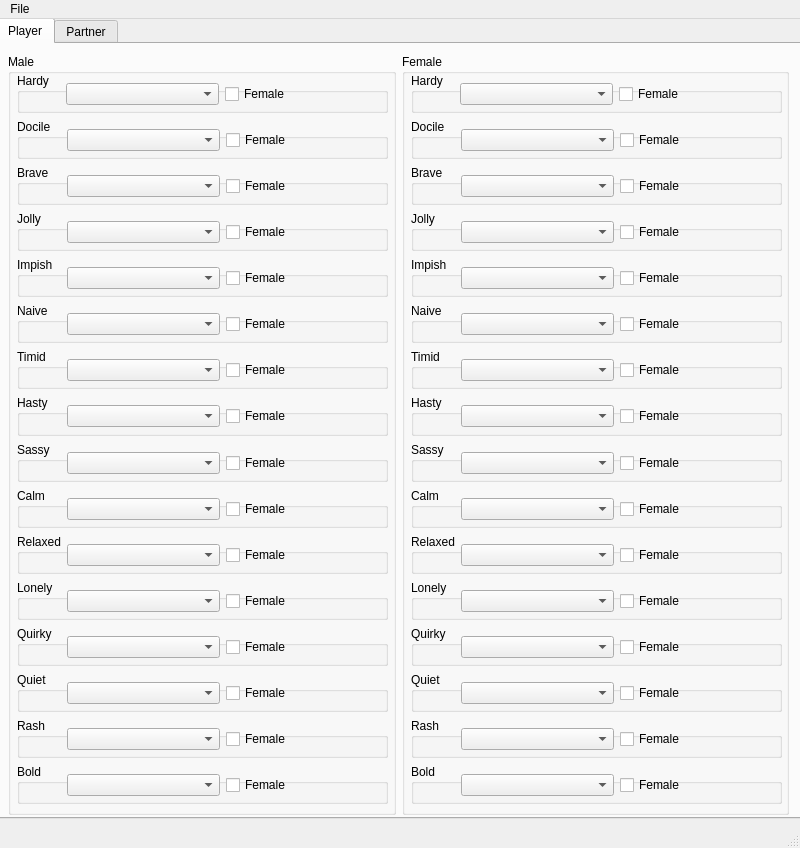
<?xml version="1.0" encoding="UTF-8"?>
<ui version="4.0">
 <class>MainWindow</class>
 <widget class="QMainWindow" name="MainWindow">
  <property name="geometry">
   <rect>
    <x>0</x>
    <y>0</y>
    <width>800</width>
    <height>848</height>
   </rect>
  </property>
  <property name="windowTitle">
   <string>PMD Sky Starter Editor</string>
  </property>
  <widget class="QWidget" name="centralwidget">
   <widget class="QTabWidget" name="tabWidget">
    <property name="geometry">
     <rect>
      <x>-4</x>
      <y>-1</y>
      <width>811</width>
      <height>801</height>
     </rect>
    </property>
    <property name="currentIndex">
     <number>0</number>
    </property>
    <widget class="QWidget" name="tab1">
     <attribute name="title">
      <string>Player</string>
     </attribute>
     <widget class="QWidget" name="horizontalLayoutWidget_2">
      <property name="geometry">
       <rect>
        <x>10</x>
        <y>10</y>
        <width>781</width>
        <height>761</height>
       </rect>
      </property>
      <layout class="QHBoxLayout" name="horizontalLayout_3">
       <item>
        <widget class="QGroupBox" name="groupBox">
         <property name="title">
          <string>Male</string>
         </property>
         <widget class="QWidget" name="verticalLayoutWidget">
          <property name="geometry">
           <rect>
            <x>9</x>
            <y>19</y>
            <width>371</width>
            <height>731</height>
           </rect>
          </property>
          <layout class="QVBoxLayout" name="verticalLayout_4">
           <item>
            <widget class="QGroupBox" name="groupBox_14">
             <property name="title">
              <string>Hardy</string>
             </property>
             <widget class="QWidget" name="horizontalLayoutWidget">
              <property name="geometry">
               <rect>
                <x>49</x>
                <y>10</y>
                <width>311</width>
                <height>22</height>
               </rect>
              </property>
              <layout class="QHBoxLayout" name="horizontalLayout_2">
               <item>
                <widget class="QComboBox" name="PlayerMaleCombo1"/>
               </item>
               <item>
                <widget class="QCheckBox" name="PlayerMaleCheck1">
                 <property name="text">
                  <string>Female</string>
                 </property>
                </widget>
               </item>
              </layout>
             </widget>
            </widget>
           </item>
           <item>
            <widget class="QGroupBox" name="groupBox_15">
             <property name="title">
              <string>Docile</string>
             </property>
             <widget class="QWidget" name="horizontalLayoutWidget_3">
              <property name="geometry">
               <rect>
                <x>50</x>
                <y>10</y>
                <width>311</width>
                <height>22</height>
               </rect>
              </property>
              <layout class="QHBoxLayout" name="horizontalLayout_5">
               <item>
                <widget class="QComboBox" name="PlayerMaleCombo2"/>
               </item>
               <item>
                <widget class="QCheckBox" name="PlayerMaleCheck2">
                 <property name="text">
                  <string>Female</string>
                 </property>
                </widget>
               </item>
              </layout>
             </widget>
            </widget>
           </item>
           <item>
            <widget class="QGroupBox" name="groupBox_13">
             <property name="title">
              <string>Brave</string>
             </property>
             <widget class="QWidget" name="horizontalLayoutWidget_4">
              <property name="geometry">
               <rect>
                <x>50</x>
                <y>10</y>
                <width>311</width>
                <height>22</height>
               </rect>
              </property>
              <layout class="QHBoxLayout" name="horizontalLayout_6">
               <item>
                <widget class="QComboBox" name="PlayerMaleCombo3"/>
               </item>
               <item>
                <widget class="QCheckBox" name="PlayerMaleCheck3">
                 <property name="text">
                  <string>Female</string>
                 </property>
                </widget>
               </item>
              </layout>
             </widget>
            </widget>
           </item>
           <item>
            <widget class="QGroupBox" name="groupBox_12">
             <property name="title">
              <string>Jolly</string>
             </property>
             <widget class="QWidget" name="horizontalLayoutWidget_5">
              <property name="geometry">
               <rect>
                <x>50</x>
                <y>10</y>
                <width>311</width>
                <height>22</height>
               </rect>
              </property>
              <layout class="QHBoxLayout" name="horizontalLayout_7">
               <item>
                <widget class="QComboBox" name="PlayerMaleCombo4"/>
               </item>
               <item>
                <widget class="QCheckBox" name="PlayerMaleCheck4">
                 <property name="text">
                  <string>Female</string>
                 </property>
                </widget>
               </item>
              </layout>
             </widget>
            </widget>
           </item>
           <item>
            <widget class="QGroupBox" name="groupBox_11">
             <property name="title">
              <string>Impish</string>
             </property>
             <widget class="QWidget" name="horizontalLayoutWidget_6">
              <property name="geometry">
               <rect>
                <x>50</x>
                <y>10</y>
                <width>311</width>
                <height>22</height>
               </rect>
              </property>
              <layout class="QHBoxLayout" name="horizontalLayout_8">
               <item>
                <widget class="QComboBox" name="PlayerMaleCombo5"/>
               </item>
               <item>
                <widget class="QCheckBox" name="PlayerMaleCheck5">
                 <property name="text">
                  <string>Female</string>
                 </property>
                </widget>
               </item>
              </layout>
             </widget>
            </widget>
           </item>
           <item>
            <widget class="QGroupBox" name="groupBox_16">
             <property name="title">
              <string>Naive</string>
             </property>
             <widget class="QWidget" name="horizontalLayoutWidget_7">
              <property name="geometry">
               <rect>
                <x>50</x>
                <y>10</y>
                <width>311</width>
                <height>22</height>
               </rect>
              </property>
              <layout class="QHBoxLayout" name="horizontalLayout_9">
               <item>
                <widget class="QComboBox" name="PlayerMaleCombo6"/>
               </item>
               <item>
                <widget class="QCheckBox" name="PlayerMaleCheck6">
                 <property name="text">
                  <string>Female</string>
                 </property>
                </widget>
               </item>
              </layout>
             </widget>
            </widget>
           </item>
           <item>
            <widget class="QGroupBox" name="groupBox_3">
             <property name="title">
              <string>Timid</string>
             </property>
             <widget class="QWidget" name="horizontalLayoutWidget_8">
              <property name="geometry">
               <rect>
                <x>50</x>
                <y>10</y>
                <width>311</width>
                <height>22</height>
               </rect>
              </property>
              <layout class="QHBoxLayout" name="horizontalLayout_10">
               <item>
                <widget class="QComboBox" name="PlayerMaleCombo7"/>
               </item>
               <item>
                <widget class="QCheckBox" name="PlayerMaleCheck7">
                 <property name="text">
                  <string>Female</string>
                 </property>
                </widget>
               </item>
              </layout>
             </widget>
            </widget>
           </item>
           <item>
            <widget class="QGroupBox" name="groupBox_4">
             <property name="title">
              <string>Hasty</string>
             </property>
             <widget class="QWidget" name="horizontalLayoutWidget_9">
              <property name="geometry">
               <rect>
                <x>50</x>
                <y>10</y>
                <width>311</width>
                <height>22</height>
               </rect>
              </property>
              <layout class="QHBoxLayout" name="horizontalLayout_11">
               <item>
                <widget class="QComboBox" name="PlayerMaleCombo8"/>
               </item>
               <item>
                <widget class="QCheckBox" name="PlayerMaleCheck8">
                 <property name="text">
                  <string>Female</string>
                 </property>
                </widget>
               </item>
              </layout>
             </widget>
            </widget>
           </item>
           <item>
            <widget class="QGroupBox" name="groupBox_17">
             <property name="title">
              <string>Sassy</string>
             </property>
             <widget class="QWidget" name="horizontalLayoutWidget_10">
              <property name="geometry">
               <rect>
                <x>50</x>
                <y>10</y>
                <width>311</width>
                <height>22</height>
               </rect>
              </property>
              <layout class="QHBoxLayout" name="horizontalLayout_12">
               <item>
                <widget class="QComboBox" name="PlayerMaleCombo9"/>
               </item>
               <item>
                <widget class="QCheckBox" name="PlayerMaleCheck9">
                 <property name="text">
                  <string>Female</string>
                 </property>
                </widget>
               </item>
              </layout>
             </widget>
            </widget>
           </item>
           <item>
            <widget class="QGroupBox" name="groupBox_5">
             <property name="title">
              <string>Calm</string>
             </property>
             <widget class="QWidget" name="horizontalLayoutWidget_11">
              <property name="geometry">
               <rect>
                <x>50</x>
                <y>10</y>
                <width>311</width>
                <height>22</height>
               </rect>
              </property>
              <layout class="QHBoxLayout" name="horizontalLayout_13">
               <item>
                <widget class="QComboBox" name="PlayerMaleCombo10"/>
               </item>
               <item>
                <widget class="QCheckBox" name="PlayerMaleCheck10">
                 <property name="text">
                  <string>Female</string>
                 </property>
                </widget>
               </item>
              </layout>
             </widget>
            </widget>
           </item>
           <item>
            <widget class="QGroupBox" name="groupBox_6">
             <property name="title">
              <string>Relaxed</string>
             </property>
             <widget class="QWidget" name="horizontalLayoutWidget_12">
              <property name="geometry">
               <rect>
                <x>50</x>
                <y>10</y>
                <width>311</width>
                <height>22</height>
               </rect>
              </property>
              <layout class="QHBoxLayout" name="horizontalLayout_14">
               <item>
                <widget class="QComboBox" name="PlayerMaleCombo11"/>
               </item>
               <item>
                <widget class="QCheckBox" name="PlayerMaleCheck11">
                 <property name="text">
                  <string>Female</string>
                 </property>
                </widget>
               </item>
              </layout>
             </widget>
            </widget>
           </item>
           <item>
            <widget class="QGroupBox" name="groupBox_18">
             <property name="title">
              <string>Lonely</string>
             </property>
             <widget class="QWidget" name="horizontalLayoutWidget_13">
              <property name="geometry">
               <rect>
                <x>50</x>
                <y>10</y>
                <width>311</width>
                <height>22</height>
               </rect>
              </property>
              <layout class="QHBoxLayout" name="horizontalLayout_15">
               <item>
                <widget class="QComboBox" name="PlayerMaleCombo12"/>
               </item>
               <item>
                <widget class="QCheckBox" name="PlayerMaleCheck12">
                 <property name="text">
                  <string>Female</string>
                 </property>
                </widget>
               </item>
              </layout>
             </widget>
            </widget>
           </item>
           <item>
            <widget class="QGroupBox" name="groupBox_7">
             <property name="title">
              <string>Quirky</string>
             </property>
             <widget class="QWidget" name="horizontalLayoutWidget_14">
              <property name="geometry">
               <rect>
                <x>50</x>
                <y>10</y>
                <width>311</width>
                <height>22</height>
               </rect>
              </property>
              <layout class="QHBoxLayout" name="horizontalLayout_16">
               <item>
                <widget class="QComboBox" name="PlayerMaleCombo13"/>
               </item>
               <item>
                <widget class="QCheckBox" name="PlayerMaleCheck13">
                 <property name="text">
                  <string>Female</string>
                 </property>
                </widget>
               </item>
              </layout>
             </widget>
            </widget>
           </item>
           <item>
            <widget class="QGroupBox" name="groupBox_8">
             <property name="title">
              <string>Quiet</string>
             </property>
             <widget class="QWidget" name="horizontalLayoutWidget_15">
              <property name="geometry">
               <rect>
                <x>50</x>
                <y>10</y>
                <width>311</width>
                <height>22</height>
               </rect>
              </property>
              <layout class="QHBoxLayout" name="horizontalLayout_17">
               <item>
                <widget class="QComboBox" name="PlayerMaleCombo14"/>
               </item>
               <item>
                <widget class="QCheckBox" name="PlayerMaleCheck14">
                 <property name="text">
                  <string>Female</string>
                 </property>
                </widget>
               </item>
              </layout>
             </widget>
            </widget>
           </item>
           <item>
            <widget class="QGroupBox" name="groupBox_9">
             <property name="title">
              <string>Rash</string>
             </property>
             <widget class="QWidget" name="horizontalLayoutWidget_16">
              <property name="geometry">
               <rect>
                <x>50</x>
                <y>10</y>
                <width>311</width>
                <height>22</height>
               </rect>
              </property>
              <layout class="QHBoxLayout" name="horizontalLayout_18">
               <item>
                <widget class="QComboBox" name="PlayerMaleCombo15"/>
               </item>
               <item>
                <widget class="QCheckBox" name="PlayerMaleCheck15">
                 <property name="text">
                  <string>Female</string>
                 </property>
                </widget>
               </item>
              </layout>
             </widget>
            </widget>
           </item>
           <item>
            <widget class="QGroupBox" name="groupBox_10">
             <property name="title">
              <string>Bold</string>
             </property>
             <widget class="QWidget" name="horizontalLayoutWidget_17">
              <property name="geometry">
               <rect>
                <x>50</x>
                <y>10</y>
                <width>311</width>
                <height>22</height>
               </rect>
              </property>
              <layout class="QHBoxLayout" name="horizontalLayout_19">
               <item>
                <widget class="QComboBox" name="PlayerMaleCombo16"/>
               </item>
               <item>
                <widget class="QCheckBox" name="PlayerMaleCheck16">
                 <property name="text">
                  <string>Female</string>
                 </property>
                </widget>
               </item>
              </layout>
             </widget>
            </widget>
           </item>
          </layout>
         </widget>
        </widget>
       </item>
       <item>
        <widget class="QGroupBox" name="groupBox_2">
         <property name="title">
          <string>Female</string>
         </property>
         <widget class="QWidget" name="verticalLayoutWidget_2">
          <property name="geometry">
           <rect>
            <x>9</x>
            <y>19</y>
            <width>371</width>
            <height>731</height>
           </rect>
          </property>
          <layout class="QVBoxLayout" name="verticalLayout_5">
           <item>
            <widget class="QGroupBox" name="groupBox_19">
             <property name="title">
              <string>Hardy</string>
             </property>
             <widget class="QWidget" name="horizontalLayoutWidget_18">
              <property name="geometry">
               <rect>
                <x>49</x>
                <y>10</y>
                <width>311</width>
                <height>22</height>
               </rect>
              </property>
              <layout class="QHBoxLayout" name="horizontalLayout_20">
               <item>
                <widget class="QComboBox" name="PlayerFemaleCombo1"/>
               </item>
               <item>
                <widget class="QCheckBox" name="PlayerFemaleCheck1">
                 <property name="text">
                  <string>Female</string>
                 </property>
                </widget>
               </item>
              </layout>
             </widget>
            </widget>
           </item>
           <item>
            <widget class="QGroupBox" name="groupBox_20">
             <property name="title">
              <string>Docile</string>
             </property>
             <widget class="QWidget" name="horizontalLayoutWidget_19">
              <property name="geometry">
               <rect>
                <x>50</x>
                <y>10</y>
                <width>311</width>
                <height>22</height>
               </rect>
              </property>
              <layout class="QHBoxLayout" name="horizontalLayout_21">
               <item>
                <widget class="QComboBox" name="PlayerFemaleCombo2"/>
               </item>
               <item>
                <widget class="QCheckBox" name="PlayerFemaleCheck2">
                 <property name="text">
                  <string>Female</string>
                 </property>
                </widget>
               </item>
              </layout>
             </widget>
            </widget>
           </item>
           <item>
            <widget class="QGroupBox" name="groupBox_21">
             <property name="title">
              <string>Brave</string>
             </property>
             <widget class="QWidget" name="horizontalLayoutWidget_20">
              <property name="geometry">
               <rect>
                <x>50</x>
                <y>10</y>
                <width>311</width>
                <height>22</height>
               </rect>
              </property>
              <layout class="QHBoxLayout" name="horizontalLayout_22">
               <item>
                <widget class="QComboBox" name="PlayerFemaleCombo3"/>
               </item>
               <item>
                <widget class="QCheckBox" name="PlayerFemaleCheck3">
                 <property name="text">
                  <string>Female</string>
                 </property>
                </widget>
               </item>
              </layout>
             </widget>
            </widget>
           </item>
           <item>
            <widget class="QGroupBox" name="groupBox_22">
             <property name="title">
              <string>Jolly</string>
             </property>
             <widget class="QWidget" name="horizontalLayoutWidget_21">
              <property name="geometry">
               <rect>
                <x>50</x>
                <y>10</y>
                <width>311</width>
                <height>22</height>
               </rect>
              </property>
              <layout class="QHBoxLayout" name="horizontalLayout_23">
               <item>
                <widget class="QComboBox" name="PlayerFemaleCombo4"/>
               </item>
               <item>
                <widget class="QCheckBox" name="PlayerFemaleCheck4">
                 <property name="text">
                  <string>Female</string>
                 </property>
                </widget>
               </item>
              </layout>
             </widget>
            </widget>
           </item>
           <item>
            <widget class="QGroupBox" name="groupBox_23">
             <property name="title">
              <string>Impish</string>
             </property>
             <widget class="QWidget" name="horizontalLayoutWidget_22">
              <property name="geometry">
               <rect>
                <x>50</x>
                <y>10</y>
                <width>311</width>
                <height>22</height>
               </rect>
              </property>
              <layout class="QHBoxLayout" name="horizontalLayout_24">
               <item>
                <widget class="QComboBox" name="PlayerFemaleCombo5"/>
               </item>
               <item>
                <widget class="QCheckBox" name="PlayerFemaleCheck5">
                 <property name="text">
                  <string>Female</string>
                 </property>
                </widget>
               </item>
              </layout>
             </widget>
            </widget>
           </item>
           <item>
            <widget class="QGroupBox" name="groupBox_24">
             <property name="title">
              <string>Naive</string>
             </property>
             <widget class="QWidget" name="horizontalLayoutWidget_23">
              <property name="geometry">
               <rect>
                <x>50</x>
                <y>10</y>
                <width>311</width>
                <height>22</height>
               </rect>
              </property>
              <layout class="QHBoxLayout" name="horizontalLayout_25">
               <item>
                <widget class="QComboBox" name="PlayerFemaleCombo6"/>
               </item>
               <item>
                <widget class="QCheckBox" name="PlayerFemaleCheck6">
                 <property name="text">
                  <string>Female</string>
                 </property>
                </widget>
               </item>
              </layout>
             </widget>
            </widget>
           </item>
           <item>
            <widget class="QGroupBox" name="groupBox_25">
             <property name="title">
              <string>Timid</string>
             </property>
             <widget class="QWidget" name="horizontalLayoutWidget_24">
              <property name="geometry">
               <rect>
                <x>50</x>
                <y>10</y>
                <width>311</width>
                <height>22</height>
               </rect>
              </property>
              <layout class="QHBoxLayout" name="horizontalLayout_26">
               <item>
                <widget class="QComboBox" name="PlayerFemaleCombo7"/>
               </item>
               <item>
                <widget class="QCheckBox" name="PlayerFemaleCheck7">
                 <property name="text">
                  <string>Female</string>
                 </property>
                </widget>
               </item>
              </layout>
             </widget>
            </widget>
           </item>
           <item>
            <widget class="QGroupBox" name="groupBox_26">
             <property name="title">
              <string>Hasty</string>
             </property>
             <widget class="QWidget" name="horizontalLayoutWidget_25">
              <property name="geometry">
               <rect>
                <x>50</x>
                <y>10</y>
                <width>311</width>
                <height>22</height>
               </rect>
              </property>
              <layout class="QHBoxLayout" name="horizontalLayout_27">
               <item>
                <widget class="QComboBox" name="PlayerFemaleCombo8"/>
               </item>
               <item>
                <widget class="QCheckBox" name="PlayerFemaleCheck8">
                 <property name="text">
                  <string>Female</string>
                 </property>
                </widget>
               </item>
              </layout>
             </widget>
            </widget>
           </item>
           <item>
            <widget class="QGroupBox" name="groupBox_27">
             <property name="title">
              <string>Sassy</string>
             </property>
             <widget class="QWidget" name="horizontalLayoutWidget_26">
              <property name="geometry">
               <rect>
                <x>50</x>
                <y>10</y>
                <width>311</width>
                <height>22</height>
               </rect>
              </property>
              <layout class="QHBoxLayout" name="horizontalLayout_28">
               <item>
                <widget class="QComboBox" name="PlayerFemaleCombo9"/>
               </item>
               <item>
                <widget class="QCheckBox" name="PlayerFemaleCheck9">
                 <property name="text">
                  <string>Female</string>
                 </property>
                </widget>
               </item>
              </layout>
             </widget>
            </widget>
           </item>
           <item>
            <widget class="QGroupBox" name="groupBox_28">
             <property name="title">
              <string>Calm</string>
             </property>
             <widget class="QWidget" name="horizontalLayoutWidget_27">
              <property name="geometry">
               <rect>
                <x>50</x>
                <y>10</y>
                <width>311</width>
                <height>22</height>
               </rect>
              </property>
              <layout class="QHBoxLayout" name="horizontalLayout_29">
               <item>
                <widget class="QComboBox" name="PlayerFemaleCombo10"/>
               </item>
               <item>
                <widget class="QCheckBox" name="PlayerFemaleCheck10">
                 <property name="text">
                  <string>Female</string>
                 </property>
                </widget>
               </item>
              </layout>
             </widget>
            </widget>
           </item>
           <item>
            <widget class="QGroupBox" name="groupBox_29">
             <property name="title">
              <string>Relaxed</string>
             </property>
             <widget class="QWidget" name="horizontalLayoutWidget_28">
              <property name="geometry">
               <rect>
                <x>50</x>
                <y>10</y>
                <width>311</width>
                <height>22</height>
               </rect>
              </property>
              <layout class="QHBoxLayout" name="horizontalLayout_30">
               <item>
                <widget class="QComboBox" name="PlayerFemaleCombo11"/>
               </item>
               <item>
                <widget class="QCheckBox" name="PlayerFemaleCheck11">
                 <property name="text">
                  <string>Female</string>
                 </property>
                </widget>
               </item>
              </layout>
             </widget>
            </widget>
           </item>
           <item>
            <widget class="QGroupBox" name="groupBox_30">
             <property name="title">
              <string>Lonely</string>
             </property>
             <widget class="QWidget" name="horizontalLayoutWidget_29">
              <property name="geometry">
               <rect>
                <x>50</x>
                <y>10</y>
                <width>311</width>
                <height>22</height>
               </rect>
              </property>
              <layout class="QHBoxLayout" name="horizontalLayout_31">
               <item>
                <widget class="QComboBox" name="PlayerFemaleCombo12"/>
               </item>
               <item>
                <widget class="QCheckBox" name="PlayerFemaleCheck12">
                 <property name="text">
                  <string>Female</string>
                 </property>
                </widget>
               </item>
              </layout>
             </widget>
            </widget>
           </item>
           <item>
            <widget class="QGroupBox" name="groupBox_31">
             <property name="title">
              <string>Quirky</string>
             </property>
             <widget class="QWidget" name="horizontalLayoutWidget_30">
              <property name="geometry">
               <rect>
                <x>50</x>
                <y>10</y>
                <width>311</width>
                <height>22</height>
               </rect>
              </property>
              <layout class="QHBoxLayout" name="horizontalLayout_32">
               <item>
                <widget class="QComboBox" name="PlayerFemaleCombo13"/>
               </item>
               <item>
                <widget class="QCheckBox" name="PlayerFemaleCheck13">
                 <property name="text">
                  <string>Female</string>
                 </property>
                </widget>
               </item>
              </layout>
             </widget>
            </widget>
           </item>
           <item>
            <widget class="QGroupBox" name="groupBox_32">
             <property name="title">
              <string>Quiet</string>
             </property>
             <widget class="QWidget" name="horizontalLayoutWidget_31">
              <property name="geometry">
               <rect>
                <x>50</x>
                <y>10</y>
                <width>311</width>
                <height>22</height>
               </rect>
              </property>
              <layout class="QHBoxLayout" name="horizontalLayout_33">
               <item>
                <widget class="QComboBox" name="PlayerFemaleCombo14"/>
               </item>
               <item>
                <widget class="QCheckBox" name="PlayerFemaleCheck14">
                 <property name="text">
                  <string>Female</string>
                 </property>
                </widget>
               </item>
              </layout>
             </widget>
            </widget>
           </item>
           <item>
            <widget class="QGroupBox" name="groupBox_33">
             <property name="title">
              <string>Rash</string>
             </property>
             <widget class="QWidget" name="horizontalLayoutWidget_32">
              <property name="geometry">
               <rect>
                <x>50</x>
                <y>10</y>
                <width>311</width>
                <height>22</height>
               </rect>
              </property>
              <layout class="QHBoxLayout" name="horizontalLayout_34">
               <item>
                <widget class="QComboBox" name="PlayerFemaleCombo15"/>
               </item>
               <item>
                <widget class="QCheckBox" name="PlayerFemaleCheck15">
                 <property name="text">
                  <string>Female</string>
                 </property>
                </widget>
               </item>
              </layout>
             </widget>
            </widget>
           </item>
           <item>
            <widget class="QGroupBox" name="groupBox_34">
             <property name="title">
              <string>Bold</string>
             </property>
             <widget class="QWidget" name="horizontalLayoutWidget_33">
              <property name="geometry">
               <rect>
                <x>50</x>
                <y>10</y>
                <width>311</width>
                <height>22</height>
               </rect>
              </property>
              <layout class="QHBoxLayout" name="horizontalLayout_35">
               <item>
                <widget class="QComboBox" name="PlayerFemaleCombo16"/>
               </item>
               <item>
                <widget class="QCheckBox" name="PlayerFemaleCheck16">
                 <property name="text">
                  <string>Female</string>
                 </property>
                </widget>
               </item>
              </layout>
             </widget>
            </widget>
           </item>
          </layout>
         </widget>
        </widget>
       </item>
      </layout>
     </widget>
    </widget>
    <widget class="QWidget" name="tab2">
     <attribute name="title">
      <string>Partner</string>
     </attribute>
     <widget class="QWidget" name="gridLayoutWidget">
      <property name="geometry">
       <rect>
        <x>90</x>
        <y>10</y>
        <width>701</width>
        <height>751</height>
       </rect>
      </property>
      <layout class="QGridLayout" name="gridLayout">
       <item row="3" column="0">
        <widget class="QComboBox" name="PartnerCombo4"/>
       </item>
       <item row="6" column="0">
        <widget class="QComboBox" name="PartnerCombo7"/>
       </item>
       <item row="1" column="0">
        <widget class="QComboBox" name="PartnerCombo2"/>
       </item>
       <item row="2" column="0">
        <widget class="QComboBox" name="PartnerCombo3"/>
       </item>
       <item row="4" column="0">
        <widget class="QComboBox" name="PartnerCombo5"/>
       </item>
       <item row="7" column="0">
        <widget class="QComboBox" name="PartnerCombo8"/>
       </item>
       <item row="0" column="0">
        <widget class="QComboBox" name="PartnerCombo1"/>
       </item>
       <item row="8" column="0">
        <widget class="QComboBox" name="PartnerCombo9"/>
       </item>
       <item row="0" column="1">
        <widget class="QCheckBox" name="PartnerCheck1">
         <property name="text">
          <string>Female</string>
         </property>
        </widget>
       </item>
       <item row="0" column="3">
        <widget class="QCheckBox" name="PartnerCheck12">
         <property name="text">
          <string>Female</string>
         </property>
        </widget>
       </item>
       <item row="0" column="2">
        <widget class="QComboBox" name="PartnerCombo12"/>
       </item>
       <item row="5" column="0">
        <widget class="QComboBox" name="PartnerCombo6"/>
       </item>
       <item row="9" column="0">
        <widget class="QComboBox" name="PartnerCombo10"/>
       </item>
       <item row="10" column="0">
        <widget class="QComboBox" name="PartnerCombo11"/>
       </item>
       <item row="1" column="2">
        <widget class="QComboBox" name="PartnerCombo13"/>
       </item>
       <item row="2" column="2">
        <widget class="QComboBox" name="PartnerCombo14"/>
       </item>
       <item row="3" column="2">
        <widget class="QComboBox" name="PartnerCombo15"/>
       </item>
       <item row="4" column="2">
        <widget class="QComboBox" name="PartnerCombo16"/>
       </item>
       <item row="5" column="2">
        <widget class="QComboBox" name="PartnerCombo17"/>
       </item>
       <item row="6" column="2">
        <widget class="QComboBox" name="PartnerCombo18"/>
       </item>
       <item row="7" column="2">
        <widget class="QComboBox" name="PartnerCombo19"/>
       </item>
       <item row="8" column="2">
        <widget class="QComboBox" name="PartnerCombo20"/>
       </item>
       <item row="9" column="2">
        <widget class="QComboBox" name="PartnerCombo21"/>
       </item>
       <item row="1" column="1">
        <widget class="QCheckBox" name="PartnerCheck2">
         <property name="text">
          <string>Female</string>
         </property>
        </widget>
       </item>
       <item row="2" column="1">
        <widget class="QCheckBox" name="PartnerCheck3">
         <property name="text">
          <string>Female</string>
         </property>
        </widget>
       </item>
       <item row="3" column="1">
        <widget class="QCheckBox" name="PartnerCheck4">
         <property name="text">
          <string>Female</string>
         </property>
        </widget>
       </item>
       <item row="4" column="1">
        <widget class="QCheckBox" name="PartnerCheck5">
         <property name="text">
          <string>Female</string>
         </property>
        </widget>
       </item>
       <item row="5" column="1">
        <widget class="QCheckBox" name="PartnerCheck6">
         <property name="text">
          <string>Female</string>
         </property>
        </widget>
       </item>
       <item row="6" column="1">
        <widget class="QCheckBox" name="PartnerCheck7">
         <property name="text">
          <string>Female</string>
         </property>
        </widget>
       </item>
       <item row="7" column="1">
        <widget class="QCheckBox" name="PartnerCheck8">
         <property name="text">
          <string>Female</string>
         </property>
        </widget>
       </item>
       <item row="8" column="1">
        <widget class="QCheckBox" name="PartnerCheck9">
         <property name="text">
          <string>Female</string>
         </property>
        </widget>
       </item>
       <item row="9" column="1">
        <widget class="QCheckBox" name="PartnerCheck10">
         <property name="text">
          <string>Female</string>
         </property>
        </widget>
       </item>
       <item row="10" column="1">
        <widget class="QCheckBox" name="PartnerCheck11">
         <property name="text">
          <string>Female</string>
         </property>
        </widget>
       </item>
       <item row="1" column="3">
        <widget class="QCheckBox" name="PartnerCheck13">
         <property name="text">
          <string>Female</string>
         </property>
        </widget>
       </item>
       <item row="2" column="3">
        <widget class="QCheckBox" name="PartnerCheck14">
         <property name="text">
          <string>Female</string>
         </property>
        </widget>
       </item>
       <item row="3" column="3">
        <widget class="QCheckBox" name="PartnerCheck15">
         <property name="text">
          <string>Female</string>
         </property>
        </widget>
       </item>
       <item row="4" column="3">
        <widget class="QCheckBox" name="PartnerCheck16">
         <property name="text">
          <string>Female</string>
         </property>
        </widget>
       </item>
       <item row="5" column="3">
        <widget class="QCheckBox" name="PartnerCheck17">
         <property name="text">
          <string>Female</string>
         </property>
        </widget>
       </item>
       <item row="6" column="3">
        <widget class="QCheckBox" name="PartnerCheck18">
         <property name="text">
          <string>Female</string>
         </property>
        </widget>
       </item>
       <item row="7" column="3">
        <widget class="QCheckBox" name="PartnerCheck19">
         <property name="text">
          <string>Female</string>
         </property>
        </widget>
       </item>
       <item row="8" column="3">
        <widget class="QCheckBox" name="PartnerCheck20">
         <property name="text">
          <string>Female</string>
         </property>
        </widget>
       </item>
       <item row="9" column="3">
        <widget class="QCheckBox" name="PartnerCheck21">
         <property name="text">
          <string>Female</string>
         </property>
        </widget>
       </item>
      </layout>
     </widget>
    </widget>
   </widget>
  </widget>
  <widget class="QMenuBar" name="menubar">
   <property name="geometry">
    <rect>
     <x>0</x>
     <y>0</y>
     <width>800</width>
     <height>21</height>
    </rect>
   </property>
   <widget class="QMenu" name="menuFile">
    <property name="title">
     <string>File</string>
    </property>
    <addaction name="actionOpen"/>
    <addaction name="actionSave"/>
   </widget>
   <addaction name="menuFile"/>
  </widget>
  <widget class="QStatusBar" name="statusbar"/>
  <action name="actionOpen">
   <property name="text">
    <string>Open</string>
   </property>
  </action>
  <action name="actionSave">
   <property name="enabled">
    <bool>false</bool>
   </property>
   <property name="text">
    <string>Save</string>
   </property>
  </action>
 </widget>
 <resources/>
 <connections/>
</ui>
